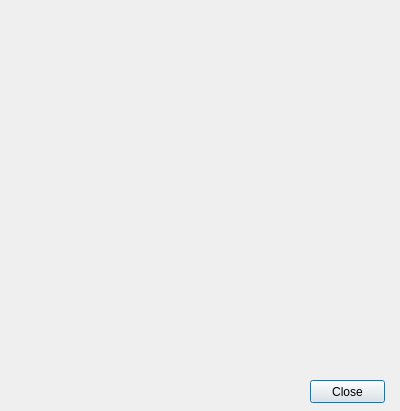
<?xml version="1.0" encoding="UTF-8"?>
<ui version="4.0">
 <class>about</class>
 <widget class="QDialog" name="about">
  <property name="geometry">
   <rect>
    <x>0</x>
    <y>0</y>
    <width>400</width>
    <height>411</height>
   </rect>
  </property>
  <property name="windowTitle">
   <string>About</string>
  </property>
  <widget class="QLabel" name="label">
   <property name="geometry">
    <rect>
     <x>0</x>
     <y>0</y>
     <width>401</width>
     <height>391</height>
    </rect>
   </property>
   <property name="text">
    <string/>
   </property>
   <property name="pixmap">
    <pixmap resource="res.qrc">:/img/about.jpg</pixmap>
   </property>
   <property name="scaledContents">
    <bool>true</bool>
   </property>
  </widget>
  <widget class="QPushButton" name="PB_Close">
   <property name="geometry">
    <rect>
     <x>310</x>
     <y>380</y>
     <width>75</width>
     <height>23</height>
    </rect>
   </property>
   <property name="text">
    <string>Close</string>
   </property>
  </widget>
 </widget>
 <resources>
  <include location="res.qrc"/>
 </resources>
 <connections/>
</ui>
